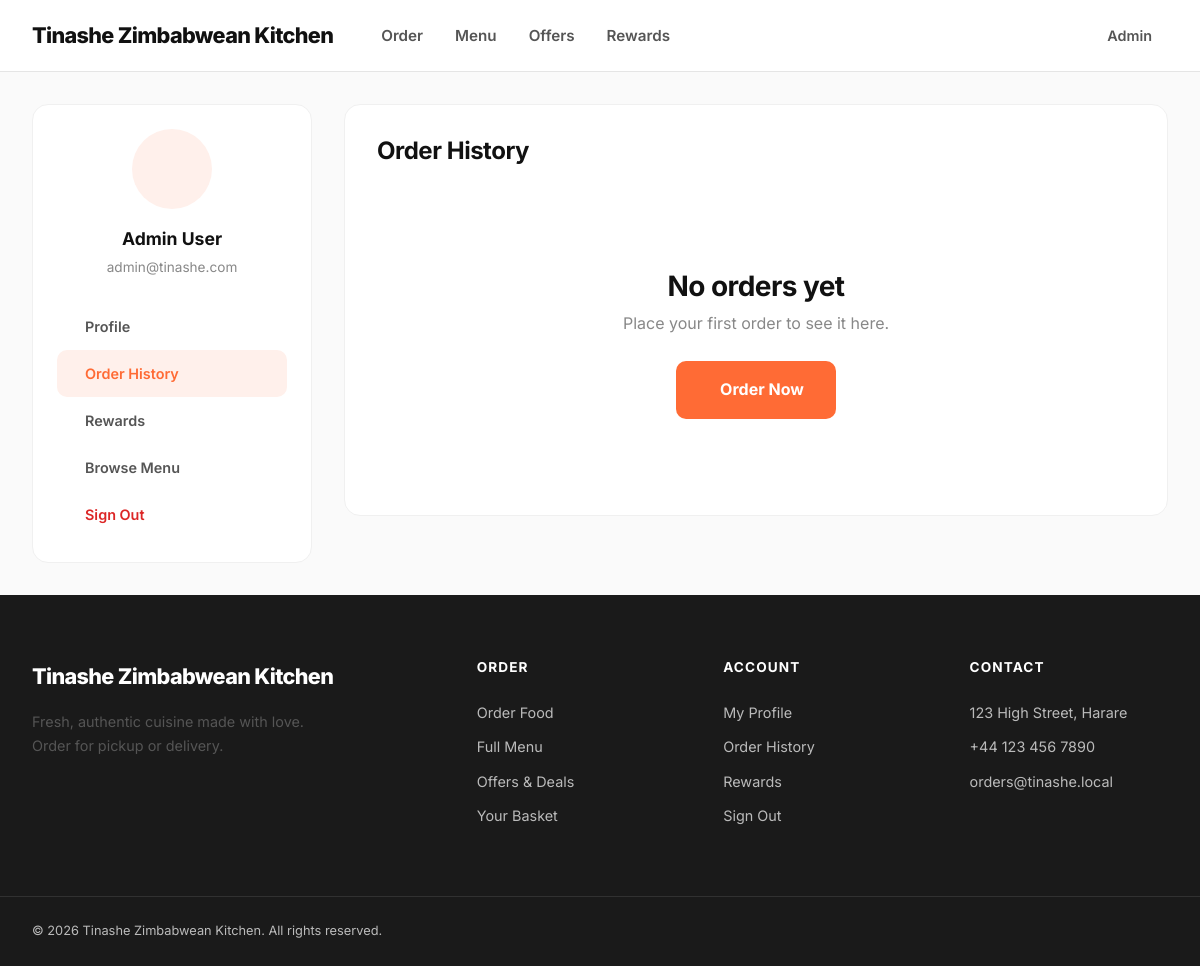
Screenshot of /accounts/my-orders/ (signed in) with the database file from the repository.
### apps/core/models.py (models this page shows, shortened)
class SiteSettings(models.Model):
    shop_name = models.CharField(max_length=100, default="My Restaurant")
    address = models.TextField(default="123 High Street, Harare")
    phone = models.CharField(max_length=30, blank=True)
    email = models.EmailField(blank=True)
    opening_hours = models.JSONField(default=dict, blank=True)
    currency = models.CharField(max_length=3, default="GBP")
    logo = models.ImageField(upload_to="site/", blank=True, validators=LOGO_IMAGE_VALIDATORS)
    favicon = models.ImageField(upload_to="site/", blank=True, validators=FAVICON_IMAGE_VALIDATORS)
    theme_color = models.CharField(max_length=7, default="#FF6B35", help_text="Hex color code for PWA theme")
    facebook_url = models.URLField(blank=True)
    instagram_url = models.URLField(blank=True)
    twitter_url = models.URLField(blank=True)
    created_at = models.DateTimeField(auto_now_add=True)
    updated_at = models.DateTimeField(auto_now=True)
    class Meta:
        verbose_name = "Site Settings"
        verbose_name_plural = "Site Settings"
    @classmethod
    def get(cls):
        settings, _ = cls.objects.get_or_create(pk=1)
        return settings

### apps/accounts/models.py (models this page shows, shortened)
class User(AbstractUser):
    username = None
    email = models.EmailField(unique=True, verbose_name="email address")
    phone_number = models.CharField(max_length=30, blank=True)
    is_email_verified = models.BooleanField(default=False)
    USERNAME_FIELD = "email"
    REQUIRED_FIELDS = ["first_name", "last_name"]
    objects = UserManager()
    class Meta:
        db_table = "accounts_user"
        verbose_name = "User"
        verbose_name_plural = "Users"

### apps/accounts/views.py (the view)
# urls.py: path("my-orders/", views.order_history, name="order_history"),
@login_required
def order_history(request):
    orders = Order.objects.filter(user=request.user).order_by("-created_at")
    template = "desktop/accounts/order_history.html" if getattr(request, "is_desktop", True) else "accounts/order_history.html"
    return render(request, template, {"orders": orders})

### apps/cart/services.py (called while the page is built, shortened)
    def get_items(self):
        items = []
        return items

    def get_total(self):
        total = Decimal('0.00')
        for item in self.get_items():
            total += item['line_total']
        return total

    def get_count(self):
        count = 0
        return count

### apps/config/context_processors.py (called while the page is built)
def site_settings(request):
    return {
        "site_settings": SiteSettings.get(),
    }

### apps/core/context_processors.py (called while the page is built)
def cart_context(request):
    cart = CartService(request)
    return {
        "cart_items": cart.get_items(),
        "cart_total": float(cart.get_total()),
        "cart_count": cart.get_count(),
        "is_desktop": getattr(request, "is_desktop", True),
    }

### templates/desktop/accounts/order_history.html (shortened to what this page needs)
{% extends "desktop/base.html" %}
{% load media_tags %}
{% block content %}
<section class="account-page-desktop">
    <div class="container">
        <div class="account-layout">
            <div class="account-sidebar">
                <div class="account-avatar-desktop">
                </div>
                <div class="account-name">{{ request.user.get_full_name|default:request.user.email }}</div>
                <div class="account-email">{{ request.user.email }}</div>
                <nav class="account-nav">
                    <a href="{% url 'accounts:profile' %}">
                         Profile
                    </a>
                    <a href="{% url 'accounts:order_history' %}" class="active">
                         Order History
                    </a>
                    <a href="{% url 'loyalty:dashboard' %}">
                         Rewards
                    </a>
                    <a href="{% url 'menu:menu' %}">
                         Browse Menu
                    </a>
                    <a href="{% url 'account_logout' %}" style="color:var(--error);">
                         Sign Out
                    </a>
                </nav>
            </div>
            <div class="account-content">
                <h2>Order History</h2>
                {% if orders %}
                <div style="display: flex; flex-direction: column; gap: 1rem;">
                    {% for order in orders %}
                    <div style="border: 1px solid var(--border-light); border-radius: var(--radius-lg); padding: 1.5rem; transition: box-shadow 0.2s;" onmouseover="this.style.boxShadow='var(--shadow)'" onmouseout="this.style.boxShadow='none'">
                        <div style="display: flex; justify-content: space-between; align-items: flex-start; margin-bottom: 1rem;">
                            <div>
                                <div style="font-weight: 700; font-size: 1.1rem; margin-bottom: 0.25rem;">{{ order.order_number }}</div>
                                <div style="font-size: 0.85rem; color: var(--text-muted);">{{ order.created_at|date:"d M Y, H:i" }}</div>
                            </div>
                            <span style="background: {% if order.status == 'completed' %}var(--success-bg);color:var(--success);{% elif order.status == 'cancelled' %}var(--error-bg);color:var(--error);{% else %}var(--warning-bg);color:var(--warning);{% endif %} padding: 0.35rem 1rem; border-radius: 50px; font-size: 0.8rem; font-weight: 700;">
                                {{ order.get_status_display }}
                            </span>
                        </div>
                        <div style="display: flex; gap: 2rem; font-size: 0.9rem; color: var(--text-secondary); margin-bottom: 1rem;">
                            <span><i class="ph ph-storefront" style="vertical-align: middle; margin-right: 4px;"></i>{{ order.get_service_type_display }}</span>
                            <span><i class="ph ph-clock" style="vertical-align: middle; margin-right: 4px;"></i>{{ order.get_service_status_display }}</span>
                        </div>
                        <div style="display: flex; justify-content: space-between; align-items: center; padding-top: 1rem; border-top: 1px solid var(--border-light);">
                            <div style="font-size: 0.85rem; color: var(--text-muted);">
                                {{ order.items.count }} item{{ order.items.count|pluralize }}
                            </div>
                            <div style="font-weight: 800; font-size: 1.15rem; color: var(--brand);">
                                £{{ order.total_amount }}
                            </div>
                        </div>
                    </div>
                    {% endfor %}
                </div>
                {% else %}
                <div style="text-align: center; padding: 4rem 2rem;">
                    <h3 style="margin-bottom: 0.5rem;">No orders yet</h3>
                    <p style="color: var(--text-muted); margin-bottom: 1.5rem;">Place your first order to see it here.</p>
                    <a href="{% url 'core:home' %}" class="hero-btn-primary" style="display: inline-flex; text-decoration: none;">
                        Order Now
                    </a>
                </div>
                {% endif %}
            </div>
        </div>
    </div>
</section>
{% endblock %}

### templates/desktop/base.html (shortened to what this page needs)
{% load static %}
<!DOCTYPE html>
<html lang="en">
<head>
    <link rel="stylesheet" href="{% static 'css/desktop.css' %}">
</head>
<body>
    <header class="site-header">
        <div class="header-inner">
            <div class="header-left">
                <a href="{% url 'core:home' %}" class="logo">
                    <div class="logo-text">
                        {{ site_settings.shop_name }}
                    </div>
                </a>
                <nav class="main-nav">
                    <a href="{% url 'core:home' %}" class="{% if request.resolver_match.url_name == 'home' %}active{% endif %}">Order</a>
                    <a href="{% url 'menu:menu' %}" class="{% if 'menu' in request.path and request.resolver_match.url_name != 'home' %}active{% endif %}">Menu</a>
                    <a href="{% url 'offers:list' %}" class="{% if 'offers' in request.path %}active{% endif %}">Offers</a>
                    <a href="{% url 'loyalty:dashboard' %}" class="{% if 'rewards' in request.path %}active{% endif %}">Rewards</a>
                </nav>
            </div>
            <div class="header-right">
                <a href="{% url 'orders:cart' %}" class="header-icon-btn">
                </a>
                {% if request.user.is_authenticated %}
                <a href="{% url 'accounts:profile' %}" class="btn-account">
                    {{ request.user.first_name }}
                </a>
                {% endif %}
            </div>
        </div>
    </header>
    <main>
        {% block content %}{% endblock %}
    </main>
    <footer class="site-footer">
        <div class="footer-main">
            <div class="footer-brand">
                <a href="{% url 'core:home' %}" class="logo">
                    {{ site_settings.shop_name }}
                </a>
                <p>{{ site_settings.shop_description|default:"Fresh, authentic cuisine made with love. Order for pickup or delivery." }}</p>
            </div>
            <div class="footer-col">
                <h4>Order</h4>
                <a href="{% url 'core:home' %}">Order Food</a>
                <a href="{% url 'menu:menu' %}">Full Menu</a>
                <a href="{% url 'offers:list' %}">Offers & Deals</a>
                <a href="{% url 'orders:cart' %}">Your Basket</a>
            </div>
            <div class="footer-col">
                <h4>Account</h4>
                {% if request.user.is_authenticated %}
                <a href="{% url 'accounts:profile' %}">My Profile</a>
                <a href="{% url 'accounts:order_history' %}">Order History</a>
                <a href="{% url 'loyalty:dashboard' %}">Rewards</a>
                <a href="{% url 'account_logout' %}">Sign Out</a>
                {% else %}
                <a href="{% url 'account_login' %}">Sign In</a>
                <a href="{% url 'account_signup' %}">Create Account</a>
                {% endif %}
            </div>
            <div class="footer-col">
                <h4>Contact</h4>
                {% if site_settings.address %}
                <a href="#">{{ site_settings.address }}</a>
                {% endif %}
                {% if site_settings.phone %}
                <a href="tel:{{ site_settings.phone }}">{{ site_settings.phone }}</a>
                {% endif %}
                {% if site_settings.email %}
                <a href="mailto:{{ site_settings.email }}">{{ site_settings.email }}</a>
                {% endif %}
            </div>
        </div>
        <div class="footer-bottom">
            <div class="footer-bottom-inner">
                <span>&copy; {% now "Y" %} {{ site_settings.shop_name }}. All rights reserved.</span>
            </div>
        </div>
    </footer>
</body>
</html>

### rows the page displays
SiteSettings: shop_name "Tinashe Zimbabwean Kitchen", address "123 High Street, Harare", phone "+44 123 456 7890", email "orders@tinashe.local"
User: user.first_name "Admin", user.get_full_name "Admin User", user.email "admin@tinashe.com"
